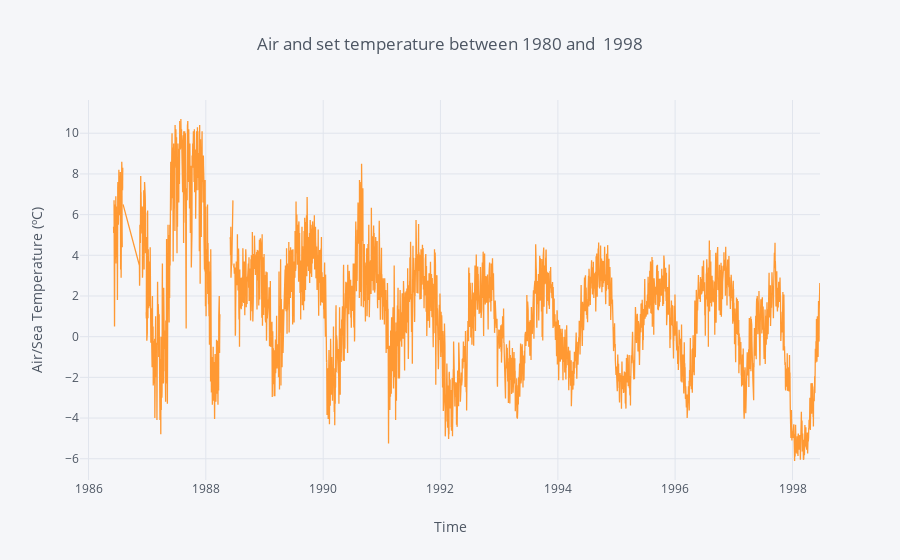

Write notebook code for a chart like this one.
### Code cell
data_5N_x[['mer.winds']].iplot(kind='line', xTitle='Time',
           yTitle='Air/Sea Temperature (ºC)', title='Air and set temperature between 1980 and  1998')

### Figure 1 — Plotly figure (JSON) as saved in the notebook; plotly's stock layout.template omitted (floating-point values rounded to 4 significant figures; data arrays with more than 128 entries replaced by an {"elided": "..."} marker saying what was removed)
{"data": [{"line": {"color": "rgba(255, 153, 51, 1.0)", "dash": "solid", "shape": "linear", "width": 1.3}, "mode": "lines", "name": "mer.winds", "text": "", "type": "scatter", "uid": "f85c2b87-45e0-40c2-9c84-464b30a3b71c", "x": {"elided": "4448 str values"}, "y": {"elided": "4448 mixed values"}}], "layout": {"legend": {"bgcolor": "#F5F6F9", "font": {"color": "#4D5663"}}, "paper_bgcolor": "#F5F6F9", "plot_bgcolor": "#F5F6F9", "title": {"font": {"color": "#4D5663"}, "text": "Air and set temperature between 1980 and  1998"}, "xaxis": {"gridcolor": "#E1E5ED", "showgrid": true, "tickfont": {"color": "#4D5663"}, "title": {"font": {"color": "#4D5663"}, "text": "Time"}, "zerolinecolor": "#E1E5ED"}, "yaxis": {"gridcolor": "#E1E5ED", "showgrid": true, "tickfont": {"color": "#4D5663"}, "title": {"font": {"color": "#4D5663"}, "text": "Air/Sea Temperature (ºC)"}, "zerolinecolor": "#E1E5ED"}}}
